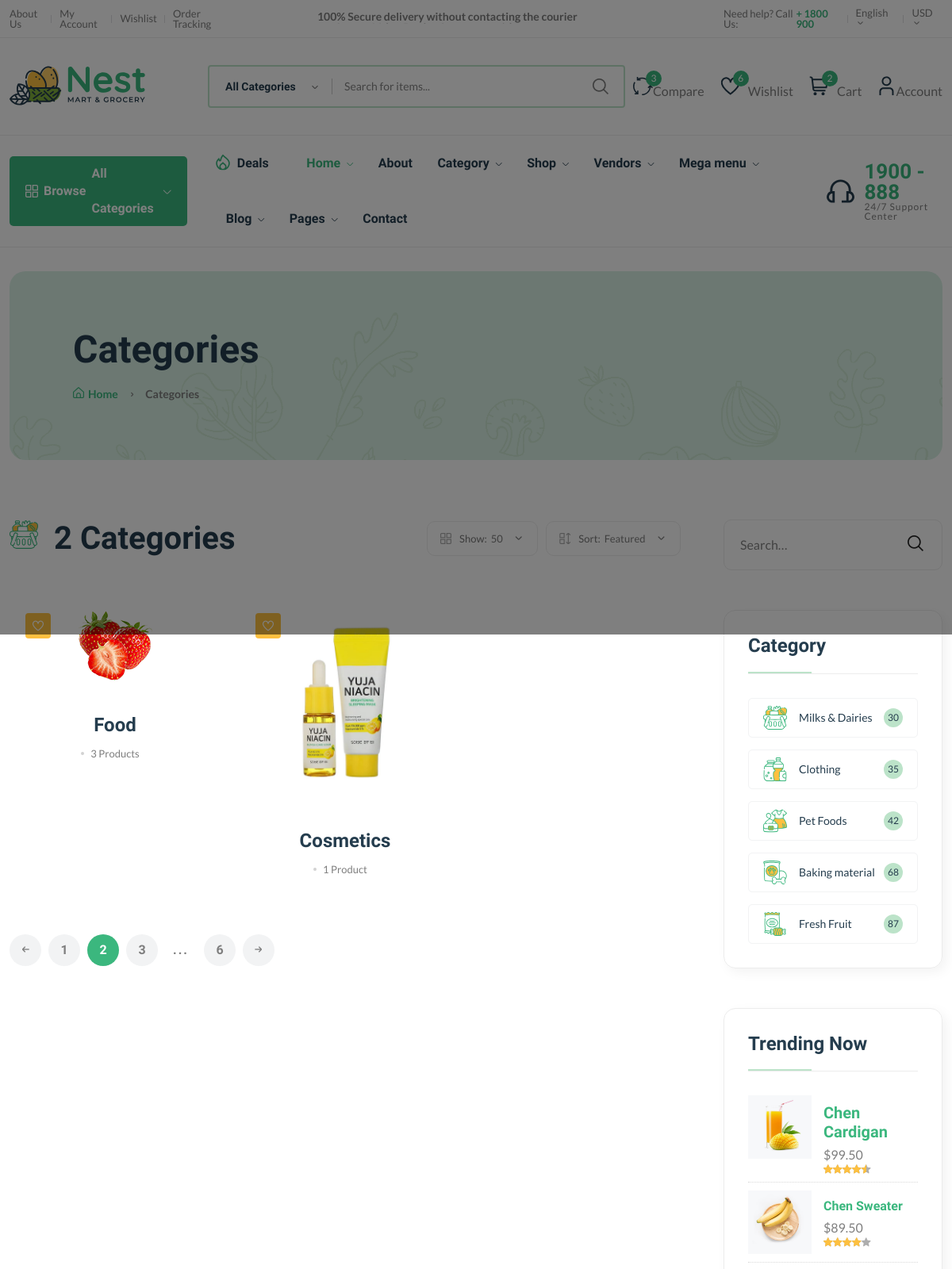
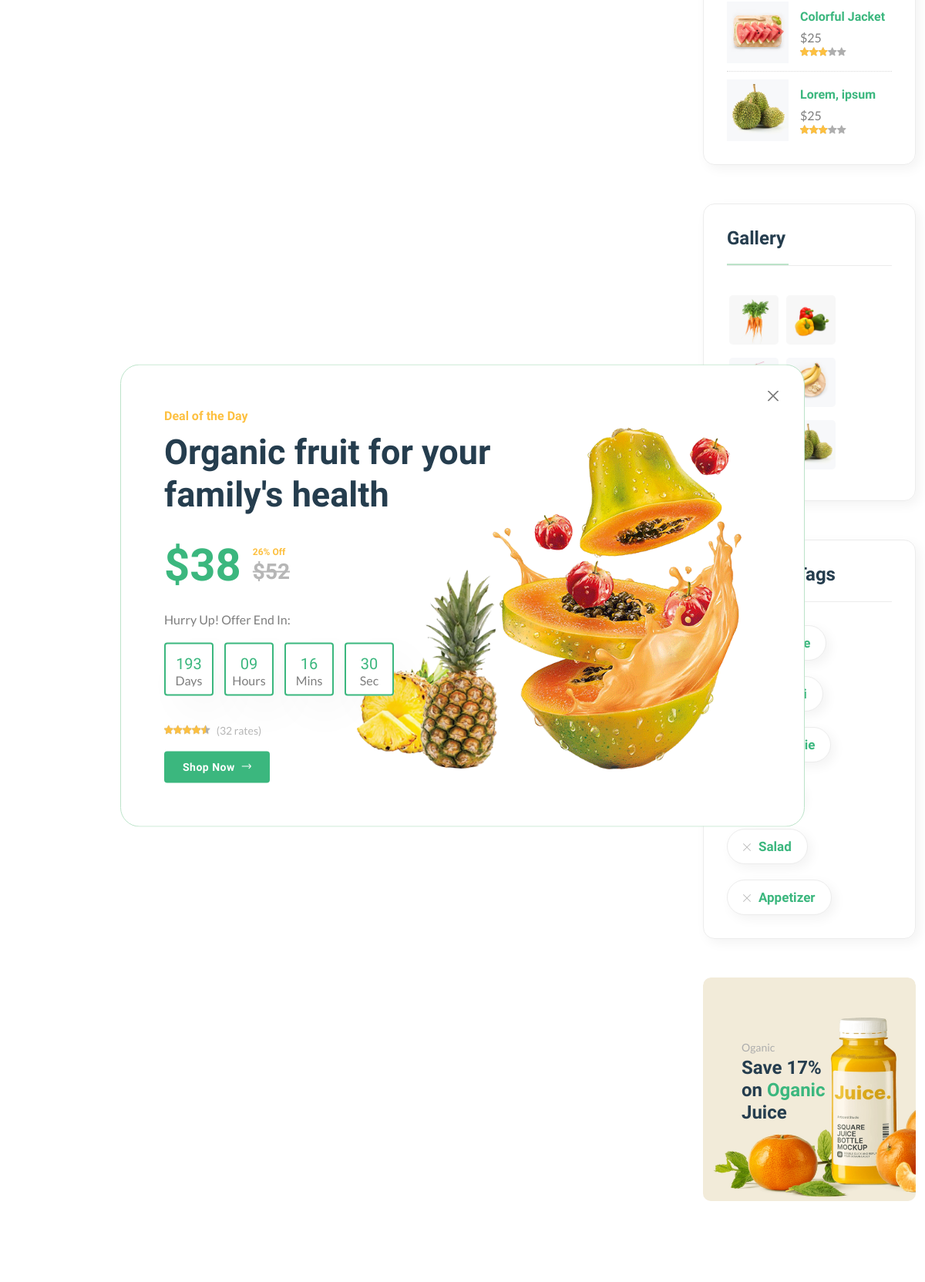
The page /category/ (upper part) on the database its author committed (2 pictures, top to bottom).
### core/models.py (models this page shows, shortened)
class Category(models.Model):
    cid=ShortUUIDField(unique=True,length=10,max_length=30,prefix='cat',alphabet='abcdefgh12345')
    title=models.CharField(max_length=100,default='Food')
    image=models.ImageField(upload_to=user_directory_path,default="category.jpg")
    user=models.ForeignKey(User,on_delete=models.SET_NULL,null=True)
    class Meta:
        verbose_name_plural = "Categories"

### core/views.py (the view)
# urls.py: path('category/',category_list,name='category'),
def category_list(request):
    category=Category.objects.all()
    context={
        'categories':category
    }
    return render(request,'core/category.html',context)

### core/context_processor.py (called while the page is built)
def default(request):
    categories=Category.objects.all()
    return {
        'categories':categories
    }

### templates/core/category.html (shortened to what this page needs)
{% extends 'core/partials/base.html'%} {% load static %} {% block content%}
    <main class="main">
      <div class="page-header mt-30 mb-75">
        <div class="container">
          <div class="archive-header">
            <div class="row align-items-center">
              <div class="col-xl-3">
                <h1 class="mb-15">Categories</h1>
                <div class="breadcrumb">
                  <a href="index.html" rel="nofollow"
                    ><i class="fi-rs-home mr-5"></i>Home</a
                  >
                  <span></span> Categories
                </div>
              </div>
            </div>
          </div>
        </div>
      </div>
      <div class="page-content mb-50">
        <div class="container">
          <div class="row">
            <div class="col-lg-9">
              <div class="shop-product-fillter mb-50 pr-30">
                <div class="totall-product">
                  <h2>
                    <img
                      class="w-36px mr-10"
                      src="{% static 'assets/imgs/theme/icons/category-1.svg' %}"
                      alt=""
                    />
                    {{categories.count}} Categories
                  </h2>
                </div>
                <div class="sort-by-product-area">
                  <div class="sort-by-cover mr-10">
                    <div class="sort-by-product-wrap">
                      <div class="sort-by">
                        <span><i class="fi-rs-apps"></i>Show:</span>
                      </div>
                      <div class="sort-by-dropdown-wrap">
                        <span> 50 <i class="fi-rs-angle-small-down"></i></span>
                      </div>
                    </div>
                  </div>
                  <div class="sort-by-cover">
                    <div class="sort-by-product-wrap">
                      <div class="sort-by">
                        <span><i class="fi-rs-apps-sort"></i>Sort:</span>
                      </div>
                      <div class="sort-by-dropdown-wrap">
                        <span
                          >Featured <i class="fi-rs-angle-small-down"></i
                        ></span>
                      </div>
                    </div>
                  </div>
                </div>
              </div>
              <div class="loop-grid pr-30">
                <div class="row">
                    {% for cat in categories %}
                  <article
                    class="col-xl-4 col-lg-6 col-md-6 text-center hover-up mb-30 animated"
                  >
                    <div class="post-thumb">
                      <a href="{% url 'core:category-product-list' cat.cid %}">
                        <img
                          class="border-radius-15"
                          src="{{cat.image.url}}"
                          alt=""
                        />
                      </a>
                      <div class="entry-meta">
                        <a
                          class="entry-meta meta-2"
                          href="blog-category-grid.html"
                          ><i class="fi-rs-heart"></i
                        ></a>
                      </div>
                    </div>
                    <div class="entry-content-2">
                      <h4 class="post-title mb-15">
                        <a href="{% url 'core:category-product-list' cat.cid %}"
                          >{{cat.title}}</a
                        >
                      </h4>
                      <div class="entry-meta font-xs color-grey mt-10 pb-10">
                        <div>
                          <span class="hit-count has-dot mr-10"
                            >{{cat.category.count}} Product{{cat.category.count|pluralize}}</span
                          >
                        </div>
                      </div>
                    </div>
                  </article>
                  {% endfor %}
                </div>
              </div>
              <div class="pagination-area mt-15 mb-sm-5 mb-lg-0">
                <nav aria-label="Page navigation example">
                  <ul class="pagination justify-content-start">
                    <li class="page-item">
                      <a class="page-link" href="#"
                        ><i class="fi-rs-arrow-small-left"></i
                      ></a>
                    </li>
                    <li class="page-item">
                      <a class="page-link" href="#">1</a>
                    </li>
                    <li class="page-item active">
                      <a class="page-link" href="#">2</a>
                    </li>
                    <li class="page-item">
                      <a class="page-link" href="#">3</a>
                    </li>
                    <li class="page-item">
                      <a class="page-link dot" href="#">...</a>
                    </li>
                    <li class="page-item">
                      <a class="page-link" href="#">6</a>
                    </li>
                    <li class="page-item">
                      <a class="page-link" href="#"
                        ><i class="fi-rs-arrow-small-right"></i
                      ></a>
                    </li>
                  </ul>
                </nav>
              </div>
            </div>
            <div class="col-lg-3 primary-sidebar sticky-sidebar">
              <div class="widget-area">
                <div class="sidebar-widget-2 widget_search mb-50">
                  <div class="search-form">
                    <form action="#">
                      <input type="text" placeholder="Search…" />
                      <button type="submit">
                        <i class="fi-rs-search"></i>
                      </button>
                    </form>
                  </div>
                </div>
                <div class="sidebar-widget widget-category-2 mb-50">
                  <h5 class="section-title style-1 mb-30">Category</h5>
                  <ul>
                    <li>
                      <a href="shop-grid-right.html">
                        <img
                          src="{% static 'assets/imgs/theme/icons/category-1.svg' %}"
                          alt=""
                        />Milks & Dairies</a
                      ><span class="count">30</span>
                    </li>
                    <li>
                      <a href="shop-grid-right.html">
                        <img
                          src="{% static 'assets/imgs/theme/icons/category-2.svg' %}"
                          alt=""
                        />Clothing</a
                      ><span class="count">35</span>
                    </li>
                    <li>
                      <a href="shop-grid-right.html">
                        <img
                          src="{% static 'assets/imgs/theme/icons/category-3.svg' %}"
                          alt=""
                        />Pet Foods </a
                      ><span class="count">42</span>
                    </li>
                    <li>
                      <a href="shop-grid-right.html">
                        <img
                          src="{% static 'assets/imgs/theme/icons/category-4.svg' %}"
                          alt=""
                        />Baking material</a
                      ><span class="count">68</span>
                    </li>
                    <li>
                      <a href="shop-grid-right.html">
                        <img
                          src="{% static 'assets/imgs/theme/icons/category-5.svg' %}"
                          alt=""
                        />Fresh Fruit</a
                      ><span class="count">87</span>
                    </li>
                  </ul>
                </div>
                <div
                  class="sidebar-widget product-sidebar mb-50 p-30 bg-grey border-radius-10"
                >
                  <h5 class="section-title style-1 mb-30">Trending Now</h5>
                  <div class="single-post clearfix">
                    <div class="image">
                      <img src="{% static 'assets/imgs/shop/thumbnail-3.jpg' %}" alt="#" />
                    </div>
                    <div class="content pt-10">
                      <h5>
                        <a href="shop-product-detail.html">Chen Cardigan</a>
                      </h5>
                      <p class="price mb-0 mt-5">$99.50</p>
                      <div class="product-rate">
                        <div class="product-rating" style="width: 90%"></div>
                      </div>
                    </div>
                  </div>
                  <div class="single-post clearfix">
                    <div class="image">
                      <img src="{% static 'assets/imgs/shop/thumbnail-4.jpg' %}" alt="#" />
                    </div>
                    <div class="content pt-10">
                      <h6>
                        <a href="shop-product-detail.html">Chen Sweater</a>
                      </h6>
                      <p class="price mb-0 mt-5">$89.50</p>
                      <div class="product-rate">
                        <div class="product-rating" style="width: 80%"></div>
                      </div>
                    </div>
                  </div>
                  <div class="single-post clearfix">
                    <div class="image">
                      <img src="{% static 'assets/imgs/shop/thumbnail-5.jpg' %}" alt="#" />
                    </div>
                    <div class="content pt-10">
                      <h6>
                        <a href="shop-product-detail.html">Colorful Jacket</a>
                      </h6>
                      <p class="price mb-0 mt-5">$25</p>
                      <div class="product-rate">
                        <div class="product-rating" style="width: 60%"></div>
                      </div>
                    </div>
                  </div>
                  <div class="single-post clearfix">
                    <div class="image">
                      <img src="{% static 'assets/imgs/shop/thumbnail-6.jpg' %}" alt="#" />
                    </div>
                    <div class="content pt-10">
                      <h6>
                        <a href="shop-product-detail.html">Lorem, ipsum</a>
                      </h6>
                      <p class="price mb-0 mt-5">$25</p>
                      <div class="product-rate">
                        <div class="product-rating" style="width: 60%"></div>
                      </div>
                    </div>
                  </div>
                </div>
                <div class="sidebar-widget widget_instagram mb-50">
                  <h5 class="section-title style-1 mb-30">Gallery</h5>
                  <div class="instagram-gellay">
                    <ul class="insta-feed">
                      <li>
                        <a href="#"
                          ><img
                            class="border-radius-5"
                            src="{% static 'assets/imgs/shop/thumbnail-1.jpg' %}"
                            alt=""
                        /></a>
                      </li>
                      <li>
                        <a href="#"
                          ><img
                            class="border-radius-5"
                            src="{% static 'assets/imgs/shop/thumbnail-2.jpg' %}"
                            alt=""
                        /></a>
                      </li>
                      <li>
                        <a href="#"
                          ><img
                        /></a>
                      </li>
                      <li>
                        <a href="#"
                          ><img
                            class="border-radius-5"
                            src="{% static 'assets/imgs/shop/thumbnail-4.jpg' %}"
                            alt=""
                        /></a>
                      </li>
                      <li>
                        <a href="#"
                          ><img
                        /></a>
                      </li>
                      <li>
                        <a href="#"
                          ><img
                            class="border-radius-5"
                            src="{% static 'assets/imgs/shop/thumbnail-6.jpg' %}"
                            alt=""
                        /></a>
                      </li>
                    </ul>
                  </div>
                </div>
                <div class="sidebar-widget widget-tags mb-50 pb-10">
                  <h5 class="section-title style-1 mb-30">Popular Tags</h5>
                  <ul class="tags-list">
                    <li class="hover-up">
                      <a href="blog-category-grid.html"
                        >Cabbage</a
                      >
                    </li>
                    <li class="hover-up">
                      <a href="blog-category-grid.html"
                        >Broccoli</a
                      >
                    </li>
                    <li class="hover-up">
                      <a href="blog-category-grid.html"
                        >Smoothie</a
                      >
                    </li>
                    <li class="hover-up">
                      <a href="blog-category-grid.html"
                        >Fruit</a
                      >
                    </li>
                    <li class="hover-up mr-0">
                      <a href="blog-category-grid.html"
                        ><i class="fi-rs-cross mr-10"></i>Salad</a
                      >
                    </li>
                    <li class="hover-up mr-0">
                      <a href="blog-category-grid.html"
                        ><i class="fi-rs-cross mr-10"></i>Appetizer</a
                      >
                    </li>
                  </ul>
                </div>
                <div
                  class="banner-img wow fadeIn mb-50 animated d-lg-block d-none"
                >
                  <img src="{% static 'assets/imgs/banner/banner-11.png' %}" alt="" />
                  <div class="banner-text">
                    <span>Oganic</span>
                    <h4>
                      Save 17% <br />
                      on <span class="text-brand">Oganic</span><br />
                      Juice
                    </h4>
                  </div>
                </div>
              </div>
            </div>
          </div>
        </div>
      </div>
    </main>
    {% endblock content%}

### rows shown on the page
Category: image (picture), title "Food", category.count "3"
Category: image (picture), title "Cosmetics", category.count "1"

### other values the page prints
{{ categories.count }} "2"
